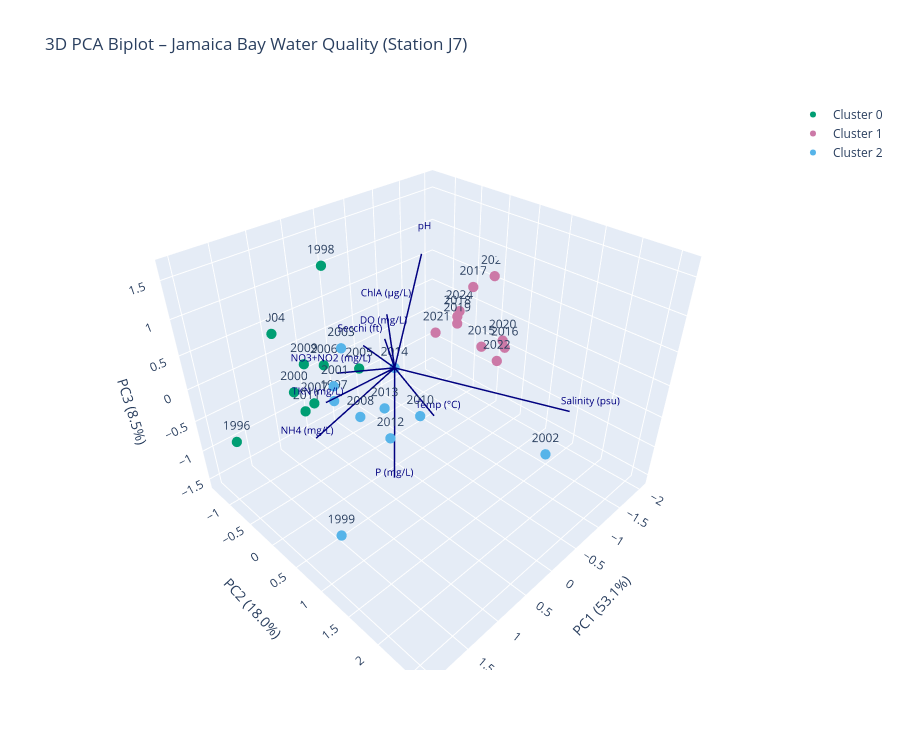

Write notebook code for a chart like this one.
### Code cell
cluster_colors = {0: '#009E73', 1: '#CC79A7', 2: '#56B4E9'}
cluster_labels = {0: 'Cluster 0', 1: 'Cluster 1', 2: 'Cluster 2'}
scale = 2.5

fig = go.Figure()

# Year scatter points colored by cluster
for cluster_id, color in cluster_colors.items():
    mask = feature_means_pca_df['Cluster'] == cluster_id
    subset = pca3_df[mask]
    fig.add_trace(go.Scatter3d(
        x=subset['PC1'], y=subset['PC2'], z=subset['PC3'],
        mode='markers+text',
        text=[str(y) for y in subset.index],
        textposition='top center',
        marker=dict(size=6, color=color),
        name=cluster_labels[cluster_id]
    ))

# Loading arrows
for i, name in enumerate(feature_names_short):
    lx, ly, lz = loadings3[i, 0] * scale, loadings3[i, 1] * scale, loadings3[i, 2] * scale
    fig.add_trace(go.Scatter3d(
        x=[0, lx], y=[0, ly], z=[0, lz],
        mode='lines',
        line=dict(color='navy', width=3),
        showlegend=False
    ))
    fig.add_trace(go.Scatter3d(
        x=[lx * 1.1], y=[ly * 1.1], z=[lz * 1.1],
        mode='text',
        text=[name],
        textfont=dict(color='navy', size=10),
        showlegend=False
    ))

fig.update_layout(
    title='3D PCA Biplot – Jamaica Bay Water Quality (Station J7)',
    scene=dict(
        xaxis_title=f'PC1 ({ev3[0]*100:.1f}%)',
        yaxis_title=f'PC2 ({ev3[1]*100:.1f}%)',
        zaxis_title=f'PC3 ({ev3[2]*100:.1f}%)',
    ),
    width=900,
    height=750
)

fig.show()
fig.write_html('j7_pca_3d.html')

### Figure 1 — Plotly figure (JSON) as saved in the notebook; plotly's stock layout.template omitted (floating-point values rounded to 4 significant figures)
{"data": [{"marker": {"color": "#009E73", "size": 6}, "mode": "markers+text", "name": "Cluster 0", "text": ["1996", "1998", "2000", "2004", "2005", "2006", "2007", "2009", "2011"], "textposition": "top center", "type": "scatter3d", "x": [2.022, 0.8296, 1.057, 0.9398, 0.4712, 0.9471, 1.109, 1.006, 0.6977], "y": [-0.6714, -0.2368, -0.7928, -1.335, -0.1432, -0.2163, -0.2704, -0.5568, -1.147], "z": [-0.4473, 1.649, -0.2536, 0.3477, 0.1483, 0.3869, -0.1289, 0.2688, -0.9513]}, {"marker": {"color": "#CC79A7", "size": 6}, "mode": "markers+text", "name": "Cluster 1", "text": ["2015", "2016", "2017", "2018", "2019", "2020", "2021", "2022", "2023", "2024"], "textposition": "top center", "type": "scatter3d", "x": [-1.438, -1.593, -1.913, -1.826, -1.386, -1.83, -1.436, -1.282, -2.034, -1.733], "y": [0.2388, 0.5349, -0.3706, -0.5912, -0.1885, 0.304, -0.6692, 0.6559, -0.07952, -0.4632], "z": [-0.2048, -0.159, 0.3428, -0.2048, 0.01891, -0.2451, -0.3568, -0.1804, 0.5768, -0.02474]}, {"marker": {"color": "#56B4E9", "size": 6}, "mode": "markers+text", "name": "Cluster 2", "text": ["1997", "1999", "2001", "2002", "2003", "2008", "2010", "2012", "2013", "2014"], "textposition": "top center", "type": "scatter3d", "x": [1.067, 1.824, 1.115, 0.2702, 1.046, 0.9269, 0.3052, 0.4597, 0.4909, -0.112], "y": [0.09335, 1.051, 0.1814, 2.603, 0.2957, 0.3968, 0.7823, 0.3873, 0.3374, -0.1306], "z": [0.07405, -0.9255, 0.3604, 0.2888, 0.9003, -0.0755, -0.1927, -0.6857, -0.2132, -0.1132]}, {"line": {"color": "navy", "width": 3}, "mode": "lines", "showlegend": false, "type": "scatter3d", "x": [0, -0.382], "y": [0, 0.3452], "z": [0, -0.8074]}, {"mode": "text", "showlegend": false, "text": ["Temp (°C)"], "textfont": {"color": "navy", "size": 10}, "type": "scatter3d", "x": [-0.4202], "y": [0.3797], "z": [-0.8881]}, {"line": {"color": "navy", "width": 3}, "mode": "lines", "showlegend": false, "type": "scatter3d", "x": [0, 0.03172], "y": [0, -0.1357], "z": [0, 0.3958]}, {"mode": "text", "showlegend": false, "text": ["DO (mg/L)"], "textfont": {"color": "navy", "size": 10}, "type": "scatter3d", "x": [0.03489], "y": [-0.1493], "z": [0.4354]}, {"line": {"color": "navy", "width": 3}, "mode": "lines", "showlegend": false, "type": "scatter3d", "x": [0, -0.5027], "y": [0, 2.355], "z": [0, 0.2912]}, {"mode": "text", "showlegend": false, "text": ["Salinity (psu)"], "textfont": {"color": "navy", "size": 10}, "type": "scatter3d", "x": [-0.5529], "y": [2.591], "z": [0.3203]}, {"line": {"color": "navy", "width": 3}, "mode": "lines", "showlegend": false, "type": "scatter3d", "x": [0, -0.4718], "y": [0, 0.03116], "z": [0, 1.457]}, {"mode": "text", "showlegend": false, "text": ["pH"], "textfont": {"color": "navy", "size": 10}, "type": "scatter3d", "x": [-0.519], "y": [0.03428], "z": [1.602]}, {"line": {"color": "navy", "width": 3}, "mode": "lines", "showlegend": false, "type": "scatter3d", "x": [0, 0.3545], "y": [0, -0.177], "z": [0, 0.4203]}, {"mode": "text", "showlegend": false, "text": ["Secchi (ft)"], "textfont": {"color": "navy", "size": 10}, "type": "scatter3d", "x": [0.39], "y": [-0.1947], "z": [0.4623]}, {"line": {"color": "navy", "width": 3}, "mode": "lines", "showlegend": false, "type": "scatter3d", "x": [0, 0.03916], "y": [0, -0.06588], "z": [0, 0.7838]}, {"mode": "text", "showlegend": false, "text": ["ChlA (µg/L)"], "textfont": {"color": "navy", "size": 10}, "type": "scatter3d", "x": [0.04307], "y": [-0.07247], "z": [0.8622]}, {"line": {"color": "navy", "width": 3}, "mode": "lines", "showlegend": false, "type": "scatter3d", "x": [0, 0.3994], "y": [0, 0.3696], "z": [0, -1.423]}, {"mode": "text", "showlegend": false, "text": ["P (mg/L)"], "textfont": {"color": "navy", "size": 10}, "type": "scatter3d", "x": [0.4393], "y": [0.4066], "z": [-1.565]}, {"line": {"color": "navy", "width": 3}, "mode": "lines", "showlegend": false, "type": "scatter3d", "x": [0, 1.5], "y": [0, 0.2781], "z": [0, -0.1399]}, {"mode": "text", "showlegend": false, "text": ["NH4 (mg/L)"], "textfont": {"color": "navy", "size": 10}, "type": "scatter3d", "x": [1.65], "y": [0.3059], "z": [-0.1539]}, {"line": {"color": "navy", "width": 3}, "mode": "lines", "showlegend": false, "type": "scatter3d", "x": [0, 1.505], "y": [0, 0.5611], "z": [0, 0.5266]}, {"mode": "text", "showlegend": false, "text": ["TKN (mg/L)"], "textfont": {"color": "navy", "size": 10}, "type": "scatter3d", "x": [1.656], "y": [0.6172], "z": [0.5792]}, {"line": {"color": "navy", "width": 3}, "mode": "lines", "showlegend": false, "type": "scatter3d", "x": [0, 0.9093], "y": [0, -0.009925], "z": [0, 0.3503]}, {"mode": "text", "showlegend": false, "text": ["NO3+NO2 (mg/L)"], "textfont": {"color": "navy", "size": 10}, "type": "scatter3d", "x": [1.0], "y": [-0.01092], "z": [0.3854]}], "layout": {"height": 750, "scene": {"xaxis": {"title": {"text": "PC1 (53.1%)"}}, "yaxis": {"title": {"text": "PC2 (18.0%)"}}, "zaxis": {"title": {"text": "PC3 (8.5%)"}}}, "title": {"text": "3D PCA Biplot – Jamaica Bay Water Quality (Station J7)"}, "width": 900}}
